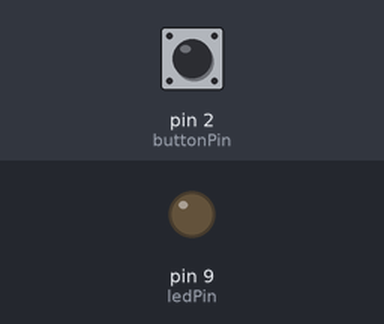
Bench run of a sketch on a simulated Arduino Uno, built with avr-gcc and run on an emulated ATmega328P. On the bench: output pins drawn as LEDs (lit = HIGH). Dashed ring = blinking. The inputs (shaded band) are chosen by the test bench; at power-on: pin 2 (buttonPin) HIGH.

Above: at 1.2 s.
1.3 s: pin 2 (buttonPin) pulled LOW for 3.2 s
At 2.1 s:
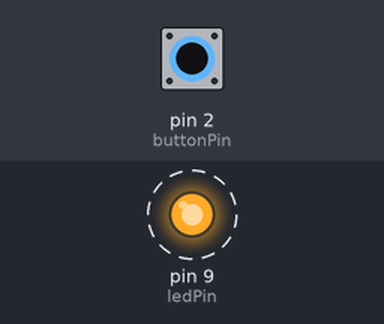
Timing chart, 0 to 5.8 s (numbered marks = the images above; inputs shaded):
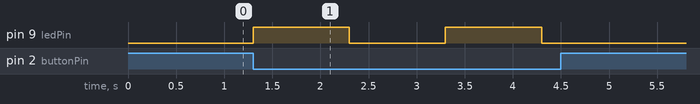

Measured:
- after the input at 1.3 s, pin 9 (ledPin): alternates HIGH for 1.0 s and LOW for 1.0 s, 4 changes in all, then stays LOW, starting at once

The sketch:

pushtoblink.ino
```cpp
// 컨스턴트(Constant)는 바뀌지 않는 항수이다. 이곳에서는 핀의 번호를 지정하기 위해 사용된다.

const int buttonPin = 2;     // 항수를 정의하는데 그것은 정수이며 이름은 buttonPin 이다. 즉 버튼핀 buttonPin이라는 이름을 2번 핀에게 지정하는 것이다.
const int ledPin =  9;      // ledPin 불빛이 나오는 LED가 연결된 핀은 아두위노의 9번째 핀에 연결한다.


int buttonState = 0;         // 버튼의 상태를 읽기 위한 수가 필요하다. 그러면 값이 변할수 있는 변수를 사용한다.


void setup() {
  //
  pinMode(ledPin, OUTPUT);
    // ledPin은 아웃풋, 출력으로 지정한다.
  pinMode(buttonPin, INPUT_PULLUP);
    // buttonPin, 즉 푸시버튼의 핀을 인풋, 입력으로 사용하기 위해서 풀업-인풋으로 지정한다.  INPUT_PULLUP이란 아두위노의 내부적으로 풀업을 실행하고 있도록 한다. 즉 푸시버튼과 저항으로 pull up button을 만들었을때 처럼 작동하게 된다.
}

void loop(){
  // read the state of the pushbutton value:
  buttonState = digitalRead(buttonPin);  // 푸시버튼의 값을 읽자. 이 코드를 그대로 읽으면, "푸시버튼의 상태는 버튼핀(위 코드에서 2번 핀으로 지정한 항수이다)을 디지털 신호로 읽어라."

  //아래 코드에서는 버튼이 눌러졌는지 확인하고, 그렇다면 buttonState을 HIGH 참으로 지정한다. 그 코드가 만들어진 방법을 유심히 살펴보자.

  if (buttonState == LOW) // 만약에 버튼의 상태가 LOW라면, 즉 0볼트라면 다음과 같은 작동을 명령한다.

  {
    // LED 전구를 깜빡여라!
    digitalWrite(ledPin, HIGH); // ledPin을 High, 즉 5볼트의 시그널을 보낸다.
    delay(1000);// 1초동안 대기하라// 즉 1초동안 불을 켜라.
    digitalWrite(ledPin, LOW);// ledPin을 Low, 즉 0볼트 혹은 그라운드를 연결한다.
    delay(1000); //1초동안 불을 꺼라
  }
  else { //그렇지 않으면
    // turn LED off: LED를 꺼라, 즉 버튼이 ON이면 -- 이것은 pull up resistor 때문에
    digitalWrite(ledPin, LOW);
  }
}
```
